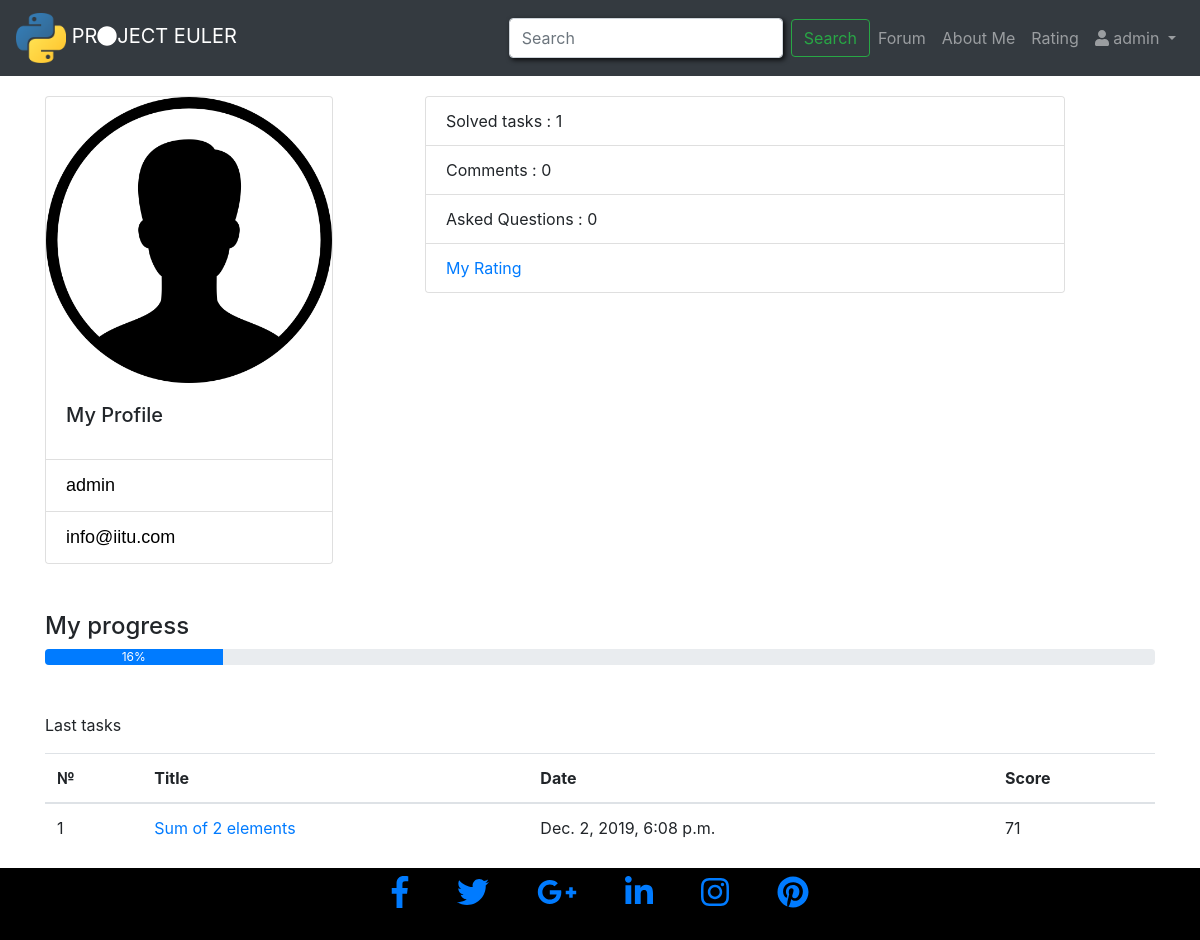
Before: /userpage (signed in) with the older database file.
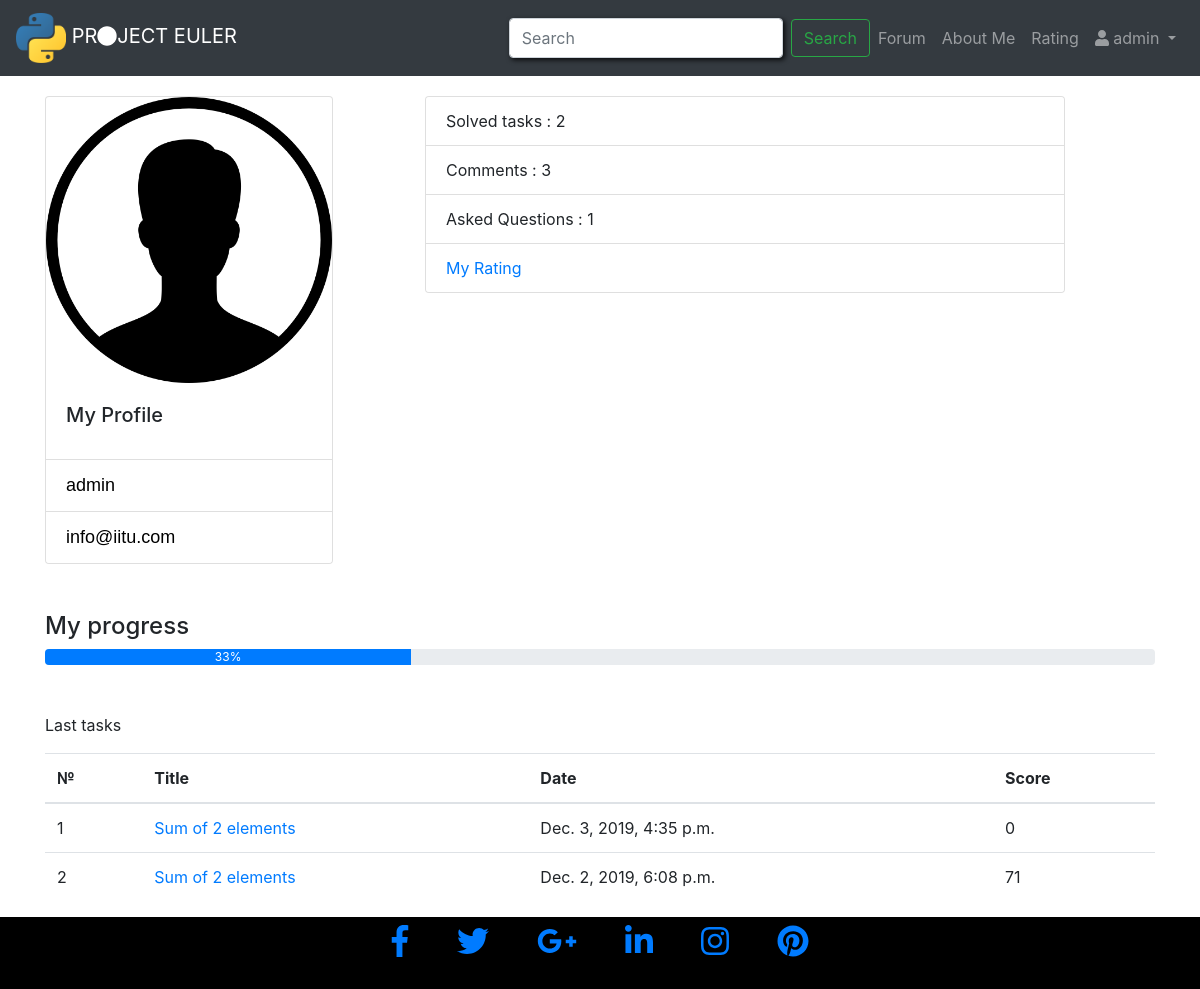
After: the same page with the newer database file.
### myFirstApp/models.py (models this page shows, shortened)
class Code(models.Model):
    task        = models.ForeignKey(Task, on_delete = models.CASCADE)
    user        = models.ForeignKey(settings.AUTH_USER_MODEL, on_delete=models.CASCADE)
    task_code   = models.TextField(default="")
    date        = models.DateTimeField(default=datetime.now, blank=True)
    score       = models.IntegerField(default=0)
    isSolved    = models.BooleanField(default=False)

class Task(models.Model):
    task_name   = models.CharField(max_length = 1000)
    task_img    = models.ImageField(upload_to='task_img/', default='NULL')
    task_text   = models.TextField(default="")
    clicks      = models.IntegerField(default=0)

### myFirstApp/views.py (the view)
# urls.py: path('userpage', views.userpage ,name = 'userpage'),
def userpage(request):
    print(request.user)
    user          = request.user
    codes         = Code.objects.filter(user = user, isSolved = True).order_by('-date')
    answers       = Answer.objects.filter(author = user).order_by('-likes')
    questions     = Question.objects.filter(user = user).order_by('-clicks')
    codeCount     = codes.filter(isSolved = True).count()
    taskCount     = Task.objects.all().count()
    level = "width: {}%;".format(int((codeCount/taskCount)*100))
    print(level)
    number = int((codeCount/taskCount)*100)
    answerCount   = answers.count()
    questionCount = questions.count()
    dic = {
        'codeCount':codeCount,
        'answerCount':answerCount,
        'questionCount':questionCount,
        'codes':codes,
        'answers':answers,
        'questions':questions,
        'level':level,
        'number':number,
    }
    return render(request, 'myFirstApp/userPage.html', {'dic':dic})

### myFirstApp/templates/myFirstApp/userPage.html
{% extends 'myFirstApp/index.html' %}
{% block body_block %}
<br><br><br><br>
     <div class="container">
   <div class="row">
<div class="col-sm-4">
        <div class="card" style="width: 18rem;">
          <img src="media/profile_pics/user.png" class="card-img-top" alt="...">
          <div class="card-body">
            <h5 class="card-title">My Profile</h5>
          </div>
          <ul class="list-group list-group-flush">
            <li class="list-group-item"><font size="4" color="black" face="Arial">{{ user }}</font>  </li>
            <li class="list-group-item"><font size="4" color="black" face="Arial"> info@iitu.com </font>  </li>
          </ul>
        </div>
      </div>
      <div class="col-sm-2">
        <div class="card" style="width: 40rem;">
  <ul class="list-group list-group-flush">
    <li class="list-group-item"> Solved tasks : <h7>{{ dic.codeCount }}</h7></li>
    <li class="list-group-item"> Comments : <h7>{{ dic.answerCount }}</h7></li>
    <li class="list-group-item"> Asked Questions : <h7>{{ dic.questionCount }}</h7></li>
    <li class="list-group-item"><a href={% url 'rating' %}> My Rating</a></li>
  </ul>
</div>
</div>
        </div>
     </div>
     <br><br>
<div class = container>
  <h4>  My progress </h4>
  <div class="progress">
    <div class="progress-bar" role="progressbar" style="{{dic.level}}" aria-valuenow="25" aria-valuemin="0" aria-valuemax="100">{{dic.number}}%</div>
  </div>
  <br><br>
</div>
<div class="container">
  <p><a name="top"></a>
    Last tasks
    <br>
    <table class="table table-hover">
  <thead>
    <tr>
      <th scope="col">№</th>
      <th scope="col">Title</th>
      <th scope="col">Date</th>
      <th scope="col">Score</th>
    </tr>
  </thead>
  <tbody>
  {% for code in dic.codes %}
    <tr>
      <td>{{ forloop.counter }}</td>
      <td> <a href = {% url 'currentTask' code.task.id %}>{{ code.task.task_name}}</a> </td>
      <td> {{ code.date}} </td>
      <td>{{ code.score }}</td>
    </tr>
    {% endfor %}
  </tbody>
</table>
  </p>
</div>
{% endblock %}

Changed rows visible on the page:
added Code: task.task_name "Sum of 2 elements", date "Dec. 3, 2019, 4:35 p.m.", score "0"
Other visible differences:
{{ dic.codeCount }}: "1" → "2"
{{ dic.answerCount }}: "0" → "3"
{{ dic.questionCount }}: "0" → "1"
{{ dic.number }}: "16" → "33"
